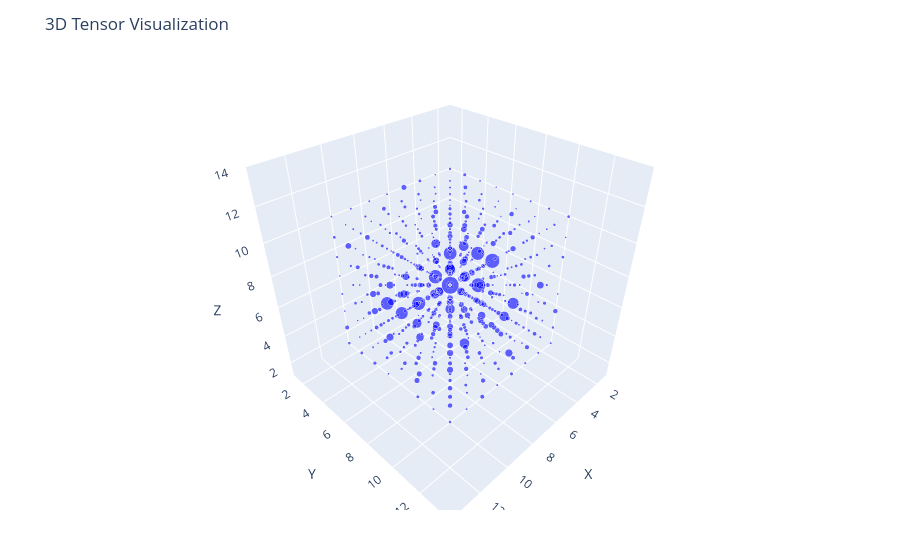

Notebook cell for this chart:
### Code cell
curve = toCurveTensor(fdaTen)
plotTensor(curve.tensor)

### Figure 1 — Plotly figure (JSON) as saved in the notebook; plotly's stock layout.template omitted (floating-point values rounded to 4 significant figures; data arrays with more than 128 entries replaced by an {"elided": "..."} marker saying what was removed)
{"data": [{"marker": {"color": "blue", "opacity": 0.6, "size": {"elided": "626 float values"}}, "mode": "markers", "type": "scatter3d", "x": {"elided": "626 int values"}, "y": {"elided": "626 int values"}, "z": {"elided": "626 int values"}}], "layout": {"margin": {"b": 50, "l": 50, "r": 50, "t": 60}, "scene": {"aspectmode": "cube", "xaxis": {"range": [1, 14], "title": "X"}, "yaxis": {"range": [1, 14], "title": "Y"}, "zaxis": {"range": [1, 14], "title": "Z"}}, "title": "3D Tensor Visualization"}}
